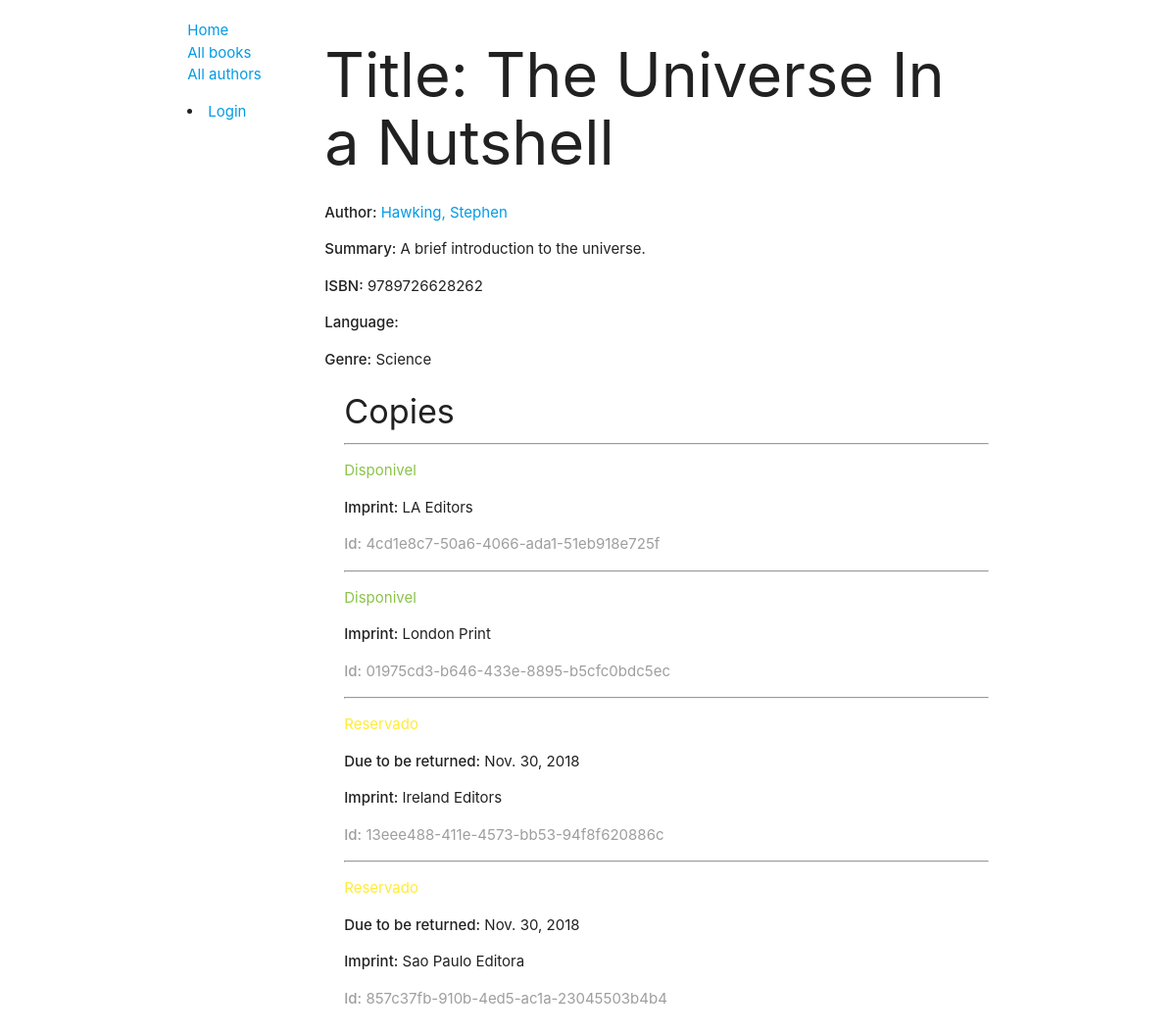
/catalog/book/1, run on the app's committed database.
### catalog/models.py (models this page shows, shortened)
class Book(models.Model):
    title = models.CharField(max_length=200)
    author = models.ForeignKey('Author', on_delete=models.SET_NULL, null=True)
    summary = models.TextField(max_length=1000, help_text='Digite uma breve descricao do livro')
    isbn = models.CharField('ISBN', max_length=13, help_text='<a href="https://www.isbn-international.org/content/what-isbn">Numero ISBN</a> de 13 caracteres.')
    genre = models.ManyToManyField(Genre, help_text='Selecione um genero para este livro.')
    class Meta:
        permissions = (("can_alter_books", "Change book properties"),)
    def display_genre(self):
        return ", ".join((genre.name for genre in self.genre.all()[:3]))
    display_genre.short_description = 'Genre'

class Author(models.Model):
    first_name = models.CharField(max_length=100)
    last_name = models.CharField(max_length=100)
    date_of_birth = models.DateField('birth', null=True, blank=True)
    date_of_death = models.DateField('died', null=True, blank=True)
    class Meta:
        ordering = ['last_name', 'first_name']
        permissions = (('can_alter_author', 'Change author properties'),)
    def __str__(self):
        return f'{self.last_name}, {self.first_name}'

class Genre(models.Model):
    name = models.CharField(max_length=200, help_text='Digite um genero de livro (e.g. Ficcao Cientifica)')
    def __str__(self):
        return self.name

class BookInstance(models.Model):
    id = models.UUIDField(primary_key=True, default=uuid.uuid4, help_text='ID exclusivo para esta cópia do livro em toda a biblioteca')
    book = models.ForeignKey('Book', on_delete=models.SET_NULL, null=True)
    imprint = models.CharField(max_length=200)
    due_back = models.DateField(null=True, blank=True)
    written_in = models.ForeignKey('Language', on_delete=models.SET_NULL, null=True)
    borrower = models.ForeignKey(User, on_delete=models.SET_NULL, null=True)
    LOAN_STATUS = (
        ('m', 'Manutencao'),
        ('e', 'Emprestado'),
        ('d', 'Disponivel'),
        ('r', 'Reservado'),
    )
    status = models.CharField(max_length=1, choices=LOAN_STATUS, blank=True, default='m', help_text='Disponibilidade do livro')
    class Meta:
        ordering = ['due_back']
        permissions = (("can_mark_returned", "Set book as returned"),)

### catalog/views.py (the view)
# urls.py: path('book/<int:pk>', views.BookDetailView.as_view(), name='book-detail'),
class BookDetailView(generic.DetailView):
    model = Book

### catalog/templates/catalog/book_detail.html
{% extends "base_generic.html" %}
{% block content %}
    <h1>Title: {{ book.title }}</h1>
    <p><strong>Author:</strong> <a href="">{{ book.author }}</a></p>
    <p><strong>Summary:</strong> {{ book.summary }}</p>
    <p><strong>ISBN:</strong> {{ book.isbn }}</p>
    <p><strong>Language:</strong> {{ book.language }}</p>
    <p><strong>Genre:</strong> {% for genre in book.genre.all %} {{ genre }} {% if not forloop.last %}, {% endif %} {% endfor %}</p>
    <div style="margin-left:20px;margin-top: 20px">
        <h4>Copies</h4>
        {% for copy in book.bookinstance_set.all %}
            <hr>
            <p class="{% if copy.status == 'd' %}light-green-text accent-3{% elif copy.status == 'm' %}red-text{% else %}yellow-text{% endif %}">{{ copy.get_status_display }}</p>
            {% if copy.status != 'd' %}
                <p><strong>Due to be returned:</strong> {{ copy.due_back }}</p>
            {% endif %}
            <p><strong>Imprint:</strong> {{ copy.imprint }}</p>
            <p class="grey-text"><strong>Id:</strong> {{ copy.id }}</p>
        {% endfor %}
    </div>
{% endblock %}

### data on the page
Book: title "The Universe In a Nutshell", author "Hawking, Stephen", summary "A brief introduction to the universe.", isbn "9789726628262"
Genre: name "Science"
BookInstance: status "Disponivel", imprint "LA Editors", id "4cd1e8c7-50a6-4066-ada1-51eb918e725f"
BookInstance: status "Disponivel", imprint "London Print", id "01975cd3-b646-433e-8895-b5cfc0bdc5ec"
BookInstance: status "Reservado", due_back "Nov. 30, 2018", imprint "Ireland Editors", id "13eee488-411e-4573-bb53-94f8f620886c"
BookInstance: status "Reservado", due_back "Nov. 30, 2018", imprint "Sao Paulo Editora", id "857c37fb-910b-4ed5-ac1a-23045503b4b4"
